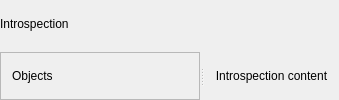
<?xml version="1.0" encoding="UTF-8"?>
<ui version="4.0">
 <class>IntrospectionWorkspace</class>
 <widget class="QWidget" name="introspectionWorkspace">
  <layout class="QVBoxLayout" name="mainLayout">
   <property name="leftMargin"><number>0</number></property>
   <property name="topMargin"><number>0</number></property>
   <property name="rightMargin"><number>0</number></property>
   <property name="bottomMargin"><number>0</number></property>
   <property name="spacing"><number>4</number></property>
   <item>
    <widget class="QLabel" name="headerLabel">
     <property name="text"><string>Introspection</string></property>
    </widget>
   </item>
   <item>
    <widget class="QSplitter" name="mainSplitter">
     <property name="orientation"><enum>Qt::Orientation::Horizontal</enum></property>
     <widget class="QFrame" name="leftPanel">
      <property name="minimumSize"><size><width>200</width><height>0</height></size></property>
      <property name="frameShape"><enum>QFrame::Shape::StyledPanel</enum></property>
      <layout class="QVBoxLayout" name="leftLayout">
       <item>
        <widget class="QLabel" name="leftLabel">
         <property name="text"><string>Objects</string></property>
        </widget>
       </item>
      </layout>
     </widget>
     <widget class="QWidget" name="contentPlaceholder">
      <layout class="QVBoxLayout" name="contentLayout">
       <item>
        <widget class="QLabel" name="contentLabel">
         <property name="text"><string>Introspection content</string></property>
         <property name="alignment"><set>Qt::AlignmentFlag::AlignCenter</set></property>
        </widget>
       </item>
      </layout>
     </widget>
    </widget>
   </item>
  </layout>
 </widget>
 <layoutdefault spacing="6" margin="11"/>
 <resources/>
 <connections/>
</ui>
